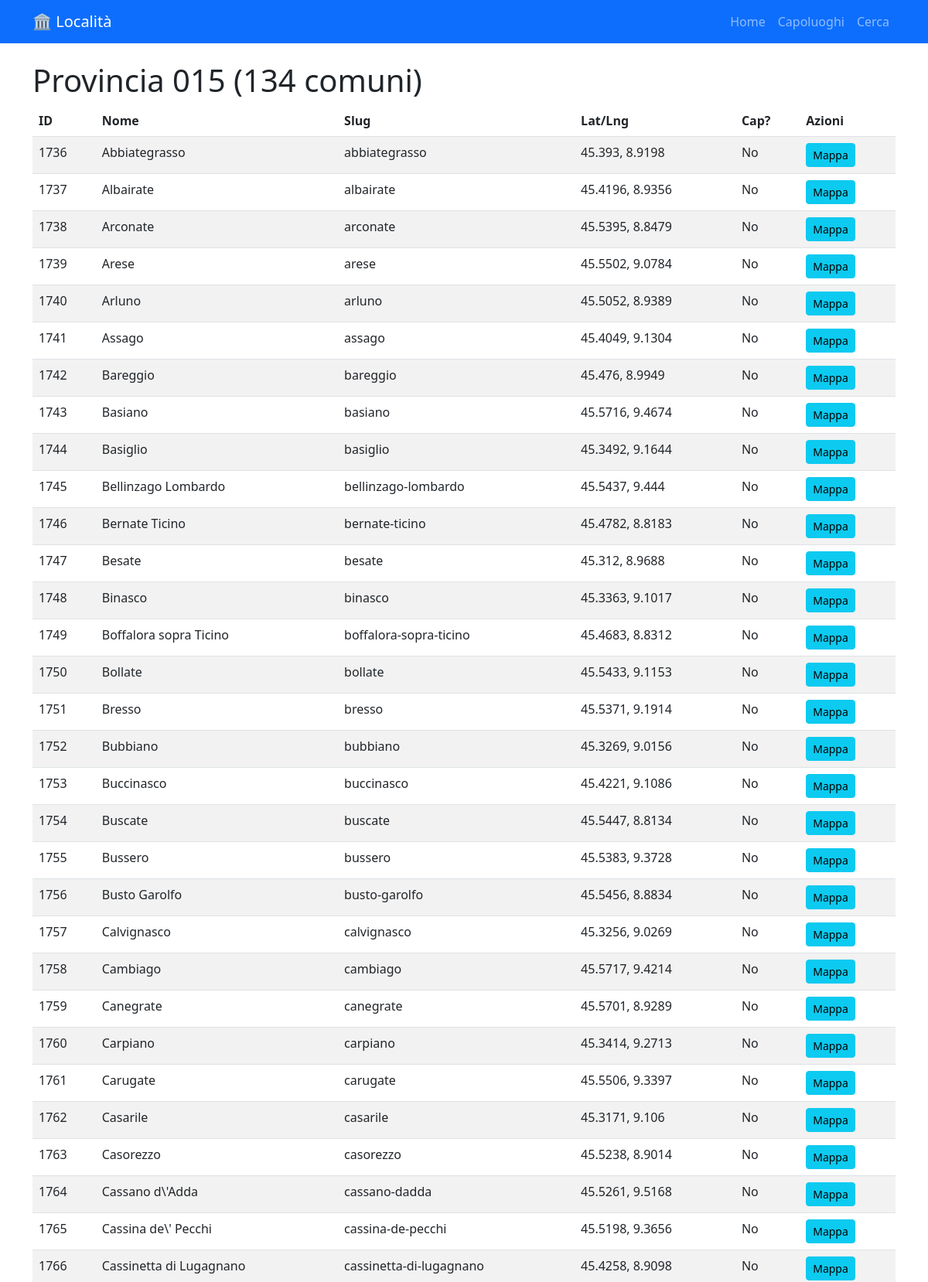
/provincia/015 (upper part), run on the app's committed database.
### tables this page shows
CREATE TABLE comuni
                 (ID INTEGER PRIMARY KEY, name TEXT, slug TEXT, lat REAL, lng REAL,
                  codice_provincia_istat TEXT, codice_comune_istat TEXT,
                  codice_alfanumerico_istat TEXT, capoluogo_provincia INTEGER, capoluogo_regione INTEGER);

### consegneù/localita_app/app.py (the view)
@app.route('/provincia/<prov>')
def provincia(prov):
    conn = sqlite3.connect(DB_PATH)
    c = conn.cursor()
    c.execute("SELECT COUNT(*) FROM comuni WHERE codice_provincia_istat=?", (prov,))
    count = c.fetchone()[0]
    c.execute("SELECT * FROM comuni WHERE codice_provincia_istat=? LIMIT 50", (prov,))
    results = c.fetchall()
    conn.close()
    return render_template('provincia.html', prov=prov, count=count, results=results)

### consegneù/localita_app/templates/provincia.html (shortened to what this page needs)
{% extends "base.html" %}
{% block content %}
<h1>Provincia {{ prov }} ({{ count }} comuni)</h1>
<table class="table table-striped">
    <thead>
        <tr>
            <th>ID</th>
            <th>Nome</th>
            <th>Slug</th>
            <th>Lat/Lng</th>
            <th>Cap?</th>
            <th>Azioni</th>
        </tr>
    </thead>
    <tbody>
        {% for row in results %}
        <tr>
            <td>{{ row[0] }}</td>
            <td>{{ row[1] }}</td>
            <td>{{ row[2] }}</td>
            <td>{{ row[3] }}, {{ row[4] }}</td>
            <td>{{ 'Sì' if row[8] else 'No' }}</td>
            <td><a href="/map/{{ row[0] }}" class="btn btn-sm btn-info">Mappa</a></td>
        </tr>
        {% endfor %}
    </tbody>
</table>
{% endblock %}

### data on the page
comuni: ID "1736", name "Abbiategrasso", slug "abbiategrasso", lat "45.393", lng "8.9198", capoluogo_provincia "No"
comuni: ID "1737", name "Albairate", slug "albairate", lat "45.4196", lng "8.9356", capoluogo_provincia "No"
comuni: ID "1738", name "Arconate", slug "arconate", lat "45.5395", lng "8.8479", capoluogo_provincia "No"
comuni: ID "1739", name "Arese", slug "arese", lat "45.5502", lng "9.0784", capoluogo_provincia "No"
comuni: ID "1740", name "Arluno", slug "arluno", lat "45.5052", lng "8.9389", capoluogo_provincia "No"
comuni: ID "1741", name "Assago", slug "assago", lat "45.4049", lng "9.1304", capoluogo_provincia "No"
comuni: ID "1742", name "Bareggio", slug "bareggio", lat "45.476", lng "8.9949", capoluogo_provincia "No"
comuni: ID "1743", name "Basiano", slug "basiano", lat "45.5716", lng "9.4674", capoluogo_provincia "No"
comuni: ID "1744", name "Basiglio", slug "basiglio", lat "45.3492", lng "9.1644", capoluogo_provincia "No"
comuni: ID "1745", name "Bellinzago Lombardo", slug "bellinzago-lombardo", lat "45.5437", lng "9.444", capoluogo_provincia "No"
comuni: ID "1746", name "Bernate Ticino", slug "bernate-ticino", lat "45.4782", lng "8.8183", capoluogo_provincia "No"
comuni: ID "1747", name "Besate", slug "besate", lat "45.312", lng "8.9688", capoluogo_provincia "No"
comuni: ID "1748", name "Binasco", slug "binasco", lat "45.3363", lng "9.1017", capoluogo_provincia "No"
comuni: ID "1749", name "Boffalora sopra Ticino", slug "boffalora-sopra-ticino", lat "45.4683", lng "8.8312", capoluogo_provincia "No"
comuni: ID "1750", name "Bollate", slug "bollate", lat "45.5433", lng "9.1153", capoluogo_provincia "No"
comuni: ID "1751", name "Bresso", slug "bresso", lat "45.5371", lng "9.1914", capoluogo_provincia "No"
comuni: ID "1752", name "Bubbiano", slug "bubbiano", lat "45.3269", lng "9.0156", capoluogo_provincia "No"
comuni: ID "1753", name "Buccinasco", slug "buccinasco", lat "45.4221", lng "9.1086", capoluogo_provincia "No"
comuni: ID "1754", name "Buscate", slug "buscate", lat "45.5447", lng "8.8134", capoluogo_provincia "No"
comuni: ID "1755", name "Bussero", slug "bussero", lat "45.5383", lng "9.3728", capoluogo_provincia "No"
comuni: ID "1756", name "Busto Garolfo", slug "busto-garolfo", lat "45.5456", lng "8.8834", capoluogo_provincia "No"
comuni: ID "1757", name "Calvignasco", slug "calvignasco", lat "45.3256", lng "9.0269", capoluogo_provincia "No"
comuni: ID "1758", name "Cambiago", slug "cambiago", lat "45.5717", lng "9.4214", capoluogo_provincia "No"
comuni: ID "1759", name "Canegrate", slug "canegrate", lat "45.5701", lng "8.9289", capoluogo_provincia "No"
comuni: ID "1760", name "Carpiano", slug "carpiano", lat "45.3414", lng "9.2713", capoluogo_provincia "No"
comuni: ID "1761", name "Carugate", slug "carugate", lat "45.5506", lng "9.3397", capoluogo_provincia "No"
comuni: ID "1762", name "Casarile", slug "casarile", lat "45.3171", lng "9.106", capoluogo_provincia "No"
comuni: ID "1763", name "Casorezzo", slug "casorezzo", lat "45.5238", lng "8.9014", capoluogo_provincia "No"
comuni: ID "1764", name "Cassano d\\'Adda", slug "cassano-dadda", lat "45.5261", lng "9.5168", capoluogo_provincia "No"
comuni: ID "1765", name "Cassina de\\' Pecchi", slug "cassina-de-pecchi", lat "45.5198", lng "9.3656", capoluogo_provincia "No"
comuni: ID "1766", name "Cassinetta di Lugagnano", slug "cassinetta-di-lugagnano", lat "45.4258", lng "8.9098", capoluogo_provincia "No"

### other printed values
{{ prov }} "015"
{{ count }} "134"
